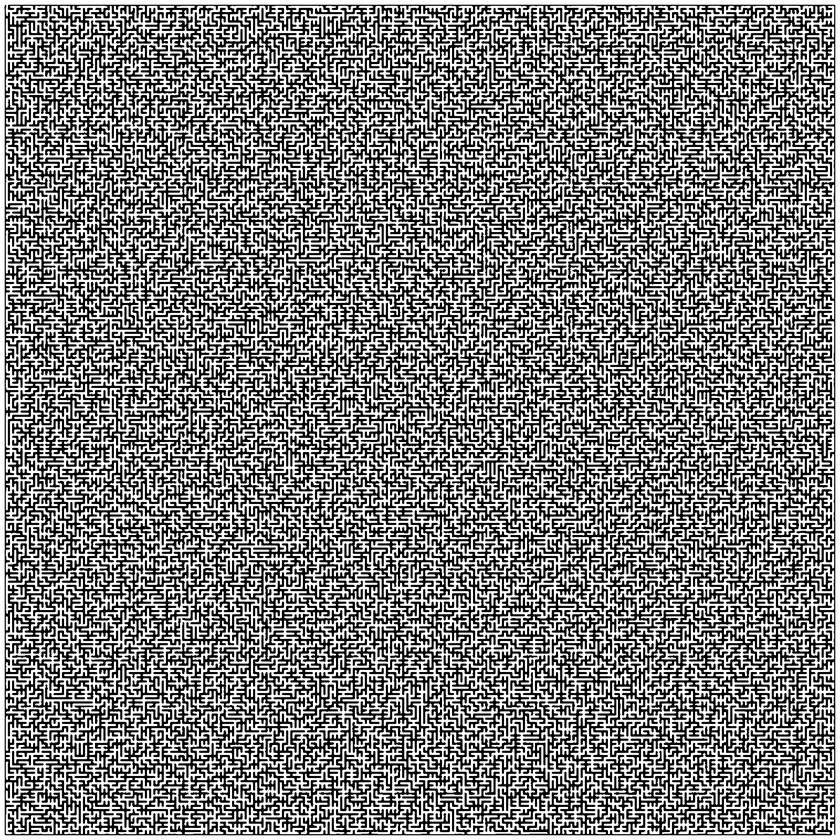
%> input picture Maze Solving/SampleMazes/BigMaze.png, 840 x 840 px, shrunk from 1600 x 1600 before the run
$ octave --eval "maze_solution;"   (GNU Octave 9; MATLAB toolbox functions it lacks are replaced by stand-ins)
%> lines starting %> are read from the running program, lines starting %| are printed output that depends on the picture; in (x1, y1, x2, y2) boxes, pixels count from 0 and x2, y2 are one past the last pixel; in counts of white or black regions, pixels touching at a corner belong together; the program's own positions count from 1
function maze_solution
clc;
close all;
clear all;
fontSize = 20;
if(~isdeployed)
	cd(fileparts(which(mfilename)));
end
startingFolder = 'E:\c\Hariharan\TechnoBreed - 2 Days MatLAB Workshop\CD Contents\Maze_Solution\Maze_Solution\SampleMazes';
if ~exist(startingFolder, 'dir')
	startingFolder = pwd;
end
continueWithAnother = true;
promptMessage = sprintf('Please specify a maze image (in the next window).\nThis program will attempt to solve the maze.');
button = questdlg(promptMessage, 'maze_solution', 'OK', 'Cancel', 'OK');
%> the answer given: OK
if strcmpi(button, 'Cancel')
	continueWithAnother = false;
end
while continueWithAnother
	defaultFileName = fullfile(startingFolder, '*.*');
	[baseFileName, folder] = uigetfile(defaultFileName, 'Select maze image file');
%> the answer given: ../t0/Maze Solving/SampleMazes/BigMaze.png
	if baseFileName == 0
		return;
	end
	fullFileName = fullfile(folder, baseFileName);
	originalImage = imread(fullFileName);
%> originalImage is the input picture: size 840x840 uint8; min 0, max 255, mean 128.2
	[rows cols numberOfColorBands] = size(originalImage);
%> rows = 840; cols = 840; numberOfColorBands = 1
	if numberOfColorBands > 1
		redPlane = originalImage(:, :, 1);
		greenPlane = originalImage(:, :, 2);
		bluePlane = originalImage(:, :, 3);
		redStdDev = std(single(redPlane(:)));
		greenStdDev = std(single(greenPlane(:)));
		blueStdDev = std(single(bluePlane(:)));
		if redStdDev >= greenStdDev && redStdDev >= blueStdDev
			monoImage = single(redPlane);
		elseif greenStdDev >= redStdDev && greenStdDev >= blueStdDev
			monoImage = single(greenPlane);
		else
			monoImage = single(bluePlane);
		end
	else
		monoImage = single(originalImage);
	end
	close all;
	subplot(2, 2, 1);
	imshow(monoImage, []);
	title('Original Image', 'FontSize', fontSize);
	set(gcf, 'Position', get(0,'Screensize'));
	maxValue = max(max(monoImage));
%> maxValue = 255
	minValue = min(min(monoImage));
%> minValue = 0
	monoImage = uint8(255 * (single(monoImage) - minValue) / (maxValue - minValue));
	thresholdValue = uint8((maxValue + minValue) / 2);
%> thresholdValue = 128
	binaryImage = 255 * (monoImage < thresholdValue);
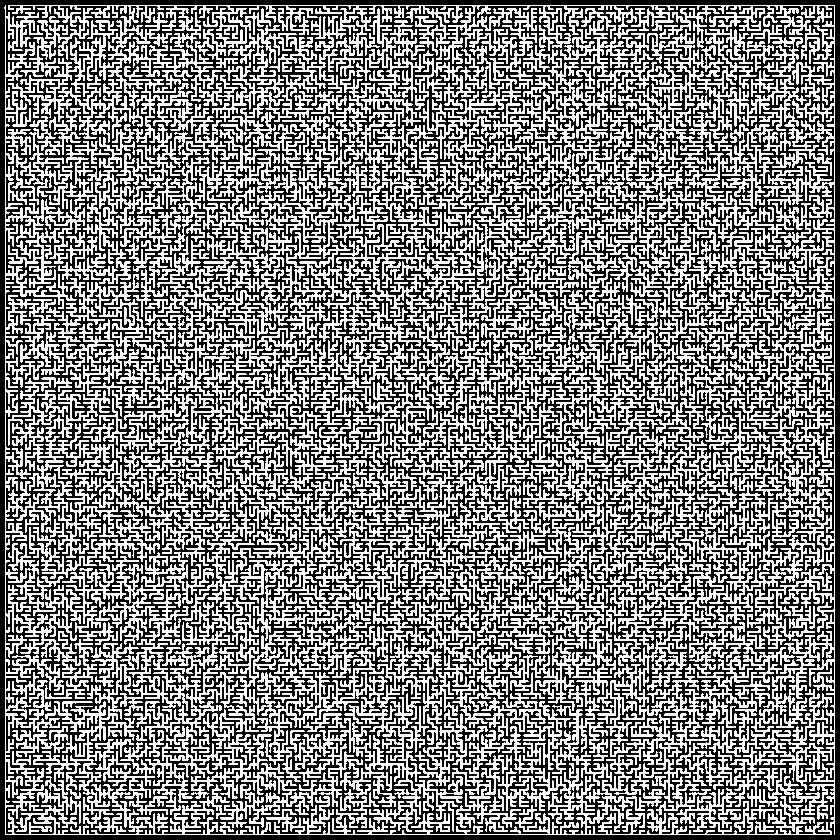
%> binaryImage: size 840x840 double; 49.7% white in thin lines or dots
	subplot(2, 2, 2);
	imshow(binaryImage, []);
	title('Binary Image - The walls are white here, instead of black', 'FontSize', fontSize);
	[labeledImage numberOfWalls] = bwlabel(binaryImage, 4);
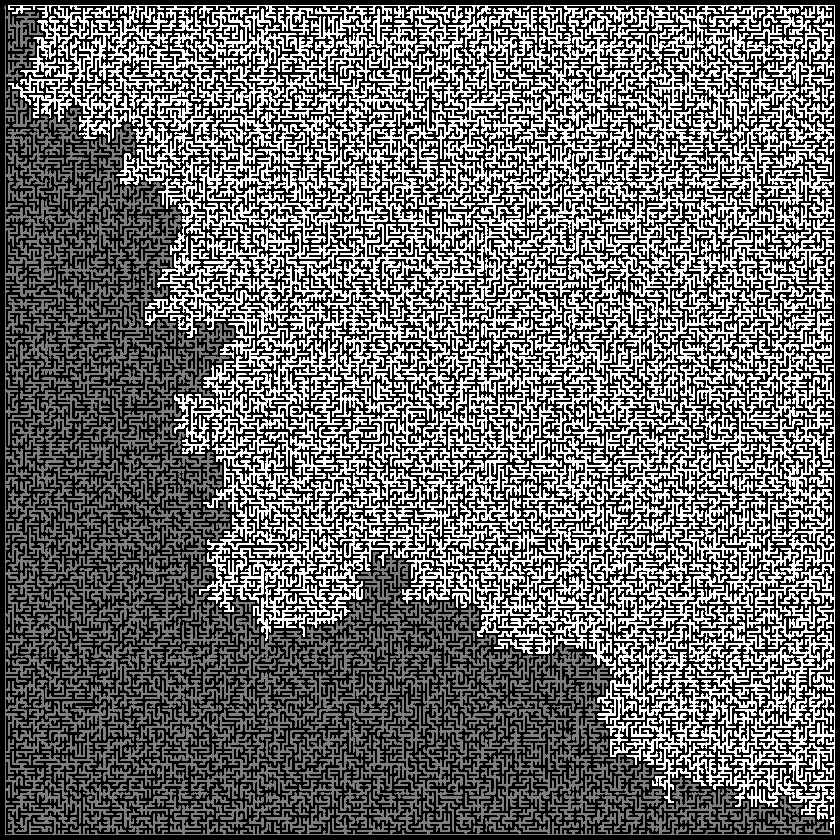
%> labeledImage: size 840x840 double; min 0, max 2, mean 0.828; drawn with min black and max white
%> numberOfWalls = 2
	coloredLabels = label2rgb (labeledImage, 'hsv', 'k', 'shuffle');
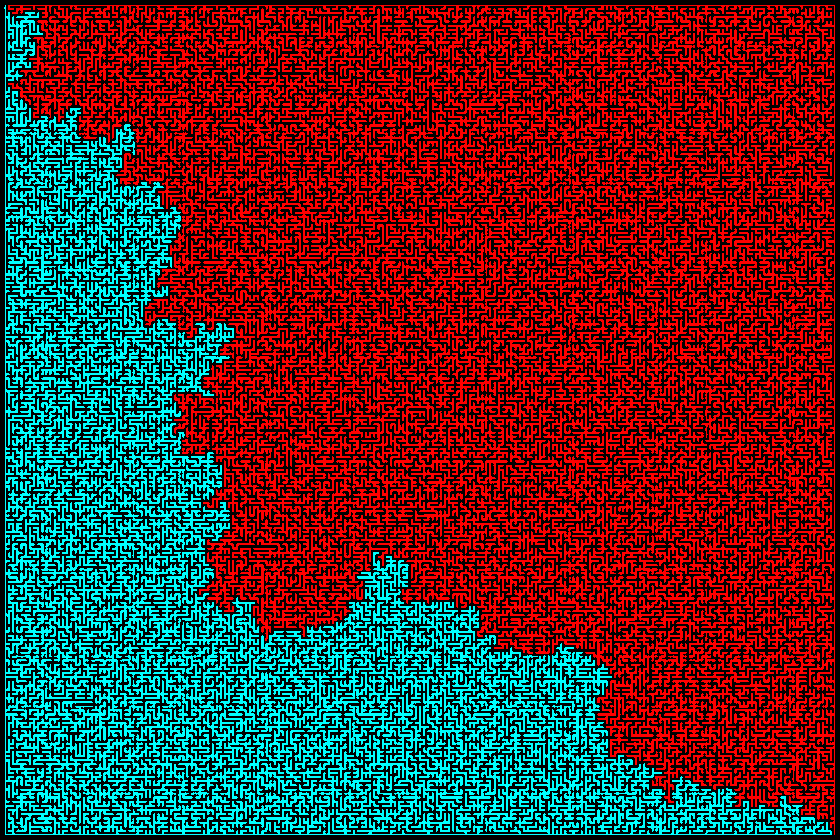
%> coloredLabels: size 840x840x3 uint8; mean R, G, B 84.2, 42.7, 42.7
	subplot(2, 2, 3);
	imshow(coloredLabels);
	caption = sprintf('Labeled image of the %d walls, each a different color', numberOfWalls);
%> caption = 'Labeled image of the 2 walls, each a different color'
	title(caption, 'FontSize', fontSize);
	if numberOfWalls ~= 2
		message = sprintf('This is not a "perfect maze" with just 2 walls.\nThis maze appears to have %d walls,\nso you may get unexpected results.', numberOfWalls);
		uiwait(msgbox(message));
    end
    binaryImage2 = (labeledImage == 1);
%> binaryImage2: size 840x840 logical; 16.7% white in thin lines or dots
	subplot(2, 2, 4);
	imshow(binaryImage2, []);
	title('One of the walls', 'FontSize', fontSize);
    dilationAmount = 7;
	dilatedImage = imdilate(binaryImage2, ones(dilationAmount));
%> dilatedImage: size 840x840 logical; 34.5% white; 1 white region, box (x1, y1, x2, y2) and area: (1, 2, 835, 838) 243330
	figure;
	set(gcf, 'Position', get(0,'Screensize'));
	subplot(2, 2, 1);
	imshow(dilatedImage, []);
	title('Dilation of one wall', 'FontSize', fontSize);
	filledImage = imfill(dilatedImage, 'holes');
%> filledImage: size 840x840 logical; 34.5% white; 1 white region, box (x1, y1, x2, y2) and area: (1, 2, 835, 838) 243333
	subplot(2, 2, 2);
	imshow(filledImage, []);
	title('Now filled to get rid of holes', 'FontSize', fontSize);
	erodedImage = imerode(filledImage, ones(dilationAmount));
%> erodedImage: size 840x840 logical; 32.5% white; 1 white region, box (x1, y1, x2, y2) and area: (4, 5, 832, 835) 229317
	subplot(2, 2, 3);
	imshow(erodedImage, []);
	title('Eroded', 'FontSize', fontSize);
	solution = filledImage;
	solution(erodedImage) = 0;
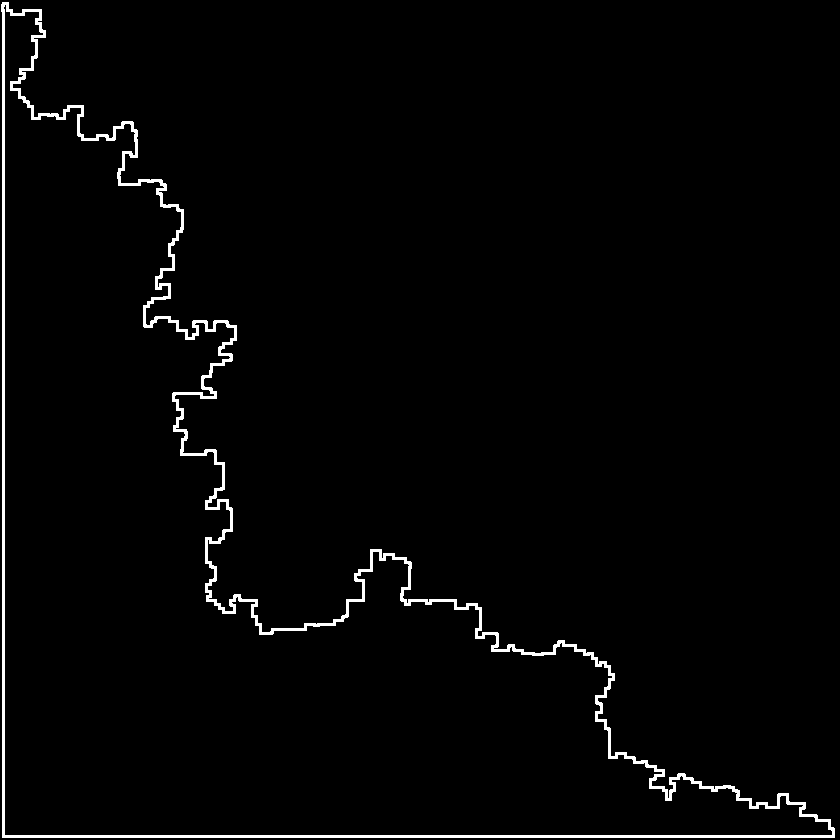
%> solution: size 840x840 logical; 2% white; 1 white region, box (x1, y1, x2, y2) and area: (1, 2, 835, 838) 14016
	subplot(2, 2, 4);
	imshow(solution, []);
	title('The Difference = The Solution', 'FontSize', fontSize);
	if numberOfColorBands == 1
		redPlane = monoImage;
		greenPlane = monoImage;
		bluePlane = monoImage;
	end
	redPlane(solution) = 255;
%> redPlane: size 840x840 uint8; 1.3% of pixels changed, all inside (x1, y1, x2, y2) = (2, 2, 835, 838)
	greenPlane(solution) = 0;
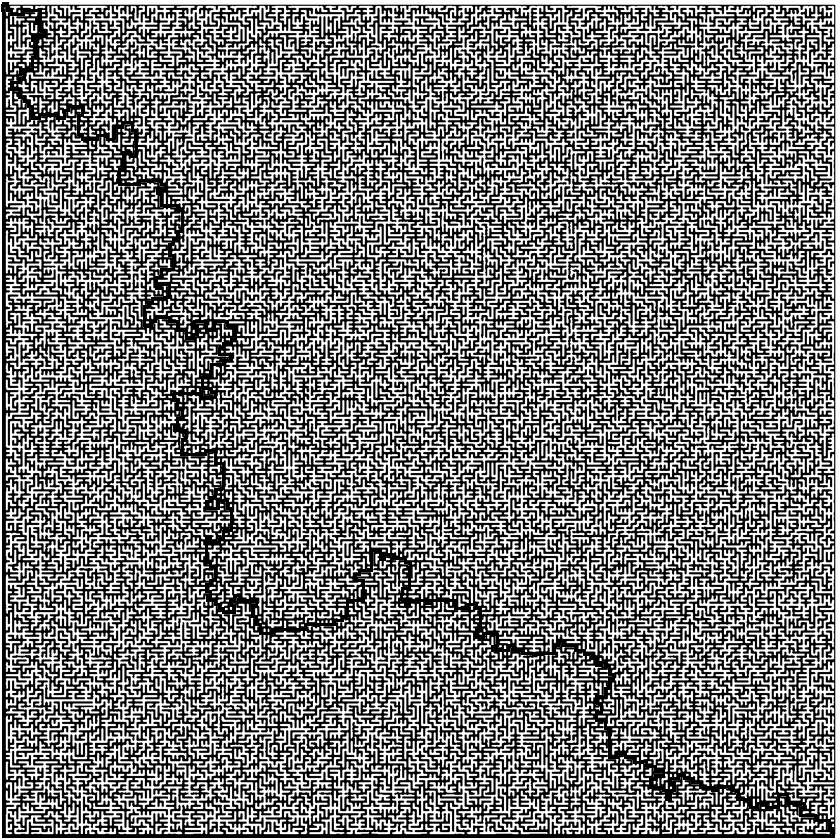
%> greenPlane: size 840x840 uint8; 1.89% of pixels changed, all inside (x1, y1, x2, y2) = (1, 2, 835, 838)
	bluePlane(solution) = 0;
	solvedImage = cat(3, redPlane, greenPlane, bluePlane);
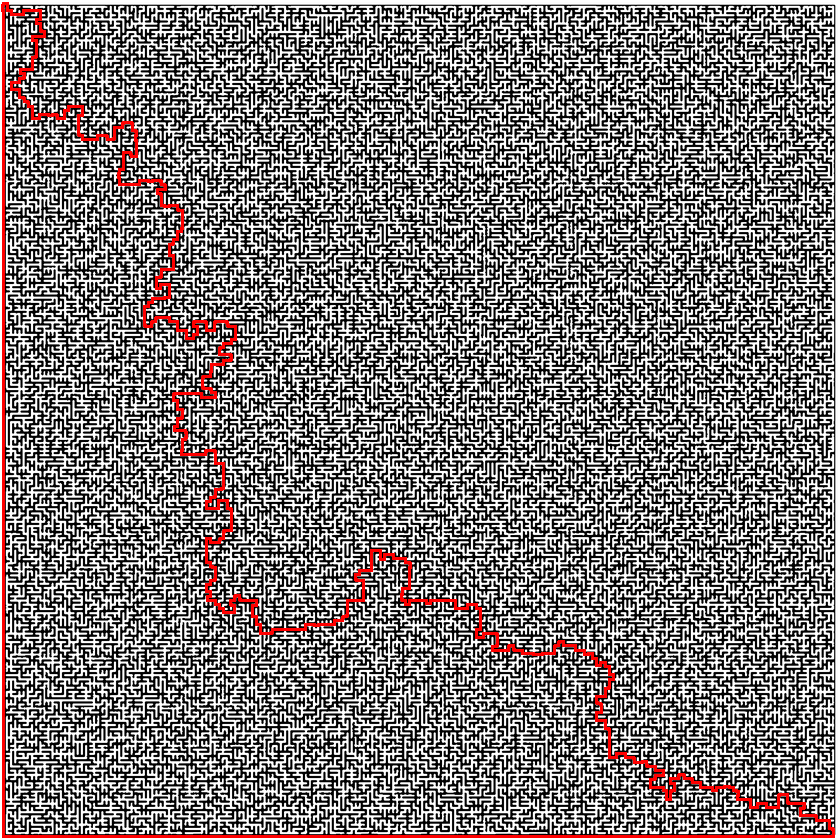
%> solvedImage: size 840x840x3 uint8; mean R, G, B 129.3, 124.3, 124.3
	figure;
	imshow(solvedImage);
	set(gcf, 'Position', get(0,'Screensize'));
	title('Final Solution Over Original Image', 'FontSize', fontSize);
	promptMessage = sprintf('Do you want to solve another maze?');
	button = questdlg(promptMessage, 'maze_solution', 'Yes', 'No', 'No');
%> the answer given: No
	if strcmpi(button, 'No')
		continueWithAnother = false;
	end
end
